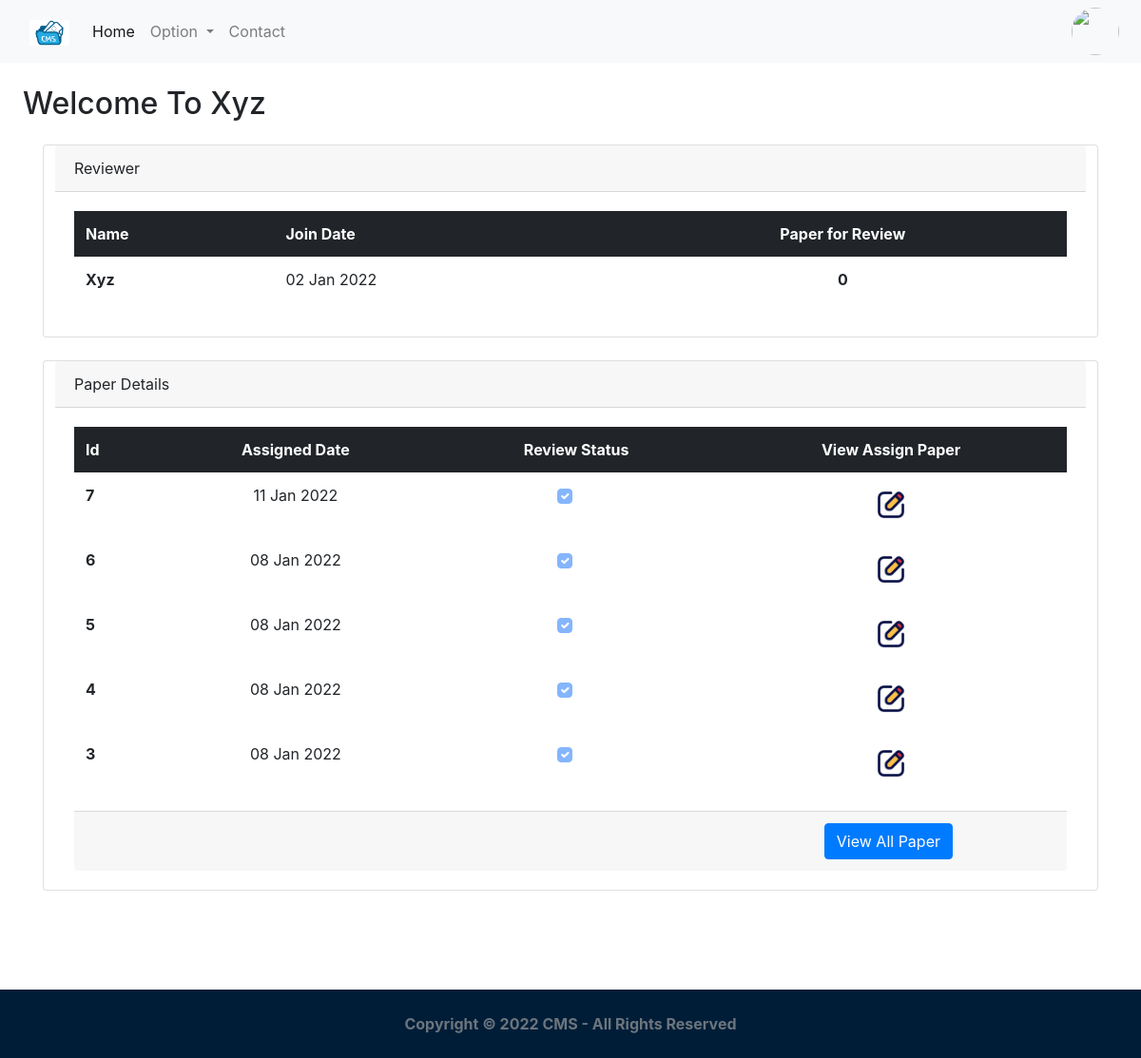
The app's page /feed/dashboard (signed in), older data.
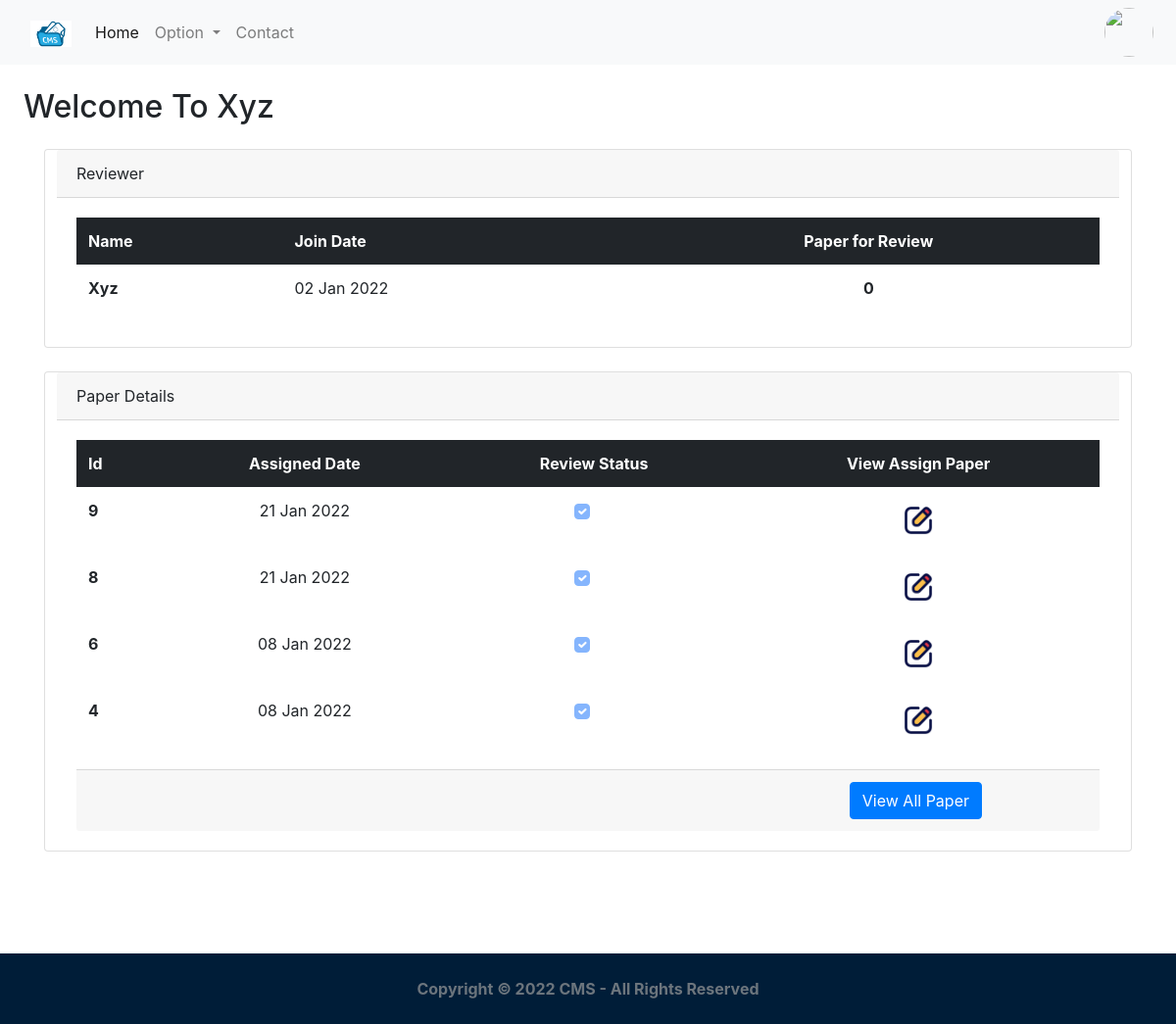
The same page, newer data.
### core/models.py (models this page shows, shortened)
class PaperAssign(models.Model):
	review = models.ForeignKey(Reviewer,related_name='assigned_paper',on_delete=models.CASCADE)
	created_on = models.DateTimeField(auto_now_add=True)
	updated_on = models.DateTimeField(auto_now=True)
	assign_paper = models.OneToOneField(Paper,related_name='paper_assign',on_delete=models.CASCADE)
	is_review = models.BooleanField(default=False)
	class Meta:
		ordering = ['-created_on']

### core/views.py (the view, shortened to what this page needs)
# urls.py: path('feed/dashboard',login_required(Userhomepage.as_view()),name='home_view'),
class Userhomepage(View):
	template_name='core/feed.html'
	template_name1='core/reviewer.html'
	def get(self,request):
		if Reviewer.objects.filter(user=request.user).exists():
			obj=PaperAssign.objects.filter(review=request.user.reviewer.id)
			pp=obj.exists()
			if pp:
				obj=PaperAssign.objects.filter(review=request.user.reviewer.id)
				result=PaperAssign.objects.filter(Q(review=request.user.reviewer.id) & Q(is_review=False)).values_list('is_review',flat=True).aggregate(total=Count('is_review'))
				obj1=request.user.reviewer.assigned_paper.select_related('assign_paper').annotate(paper=F('assign_paper')).values_list('paper',flat=True)
				context={'mylist': zip(obj, obj1),'result':result}
				return render(request,self.template_name1,context)
			messages.error(request,"No Any Paper Assigned !",extra_tags="error")
			return render(request,self.template_name1)

### core/templates/core/reviewer.html (shortened to what this page needs)
{% extends 'core/base1.html' %}
{% load static %}
{% block content %}
<h2 class="m-4">Welcome To {{request.user.full_name|title}}</h2>
<div class="container">
    <div class="row my-4 mx-auto">
        <div class="card">
          <div class="card-header">
            Reviewer
          </div>
          <div class="card-body ">
            <div class="table-responsive">
              <table class="table  table-borderless">
                <thead class="table-dark">
                  <tr>
                    <th scope="col">Name</th>
                    <th scope="col" >Join Date</th>
                    <th scope="col" class="text-center">Paper for Review</th>
                  </tr>
                </thead>
                <tbody>
                  <tr>
                    <th scope="row">{{request.user.full_name|title}}</th>
                    <td>{{request.user.created_on|date:"d M Y"}}</td>
                    <td class="text-center"><strong>{{result.total}}</strong></td>
                  </tr>
                </tbody>
              </table>
              </div>
          </div>
        </div>
    </div>
    <div class="row my-4 mx-auto">
        <div class="card">
          <div class="card-header">
            Paper Details
          </div>
          <div class="card-body">
            <table class="table  table-borderless">
              <thead class="table-dark">
                <tr>
                  <th scope="col">Id</th>
                  <th scope="col" class="text-center">Assigned Date</th>
                  <th scope="col" class="text-center">Review Status</th>
                  <th scope="col"  class="text-center">View Assign Paper</th>
                </tr>
              </thead>
              <tbody>
                {% for x,y in mylist %}
                <tr>
                  <th scope="row">{{x.id}}</th>
                  <td class="text-center">{{x.created_on|date:"d M Y"}}</td>
                  <td class="text-center">
                    {% if x.is_review %}
                      <input class="form-check-input " type="checkbox"  checked disabled>
                    {% else %}
                    <input class="form-check-input " type="checkbox"  disabled>
                    {% endif %}
                  </td>
                  <td class="text-center"><a href="{% url 'update_review_view' y %}"  target="_blank_" class="btn  "><img src="{% static 'image/edit.png' %}" width="30px" height="30px"></a></td>
                </tr>
                {% endfor %}
                </tbody>
            </table>
            <div class="card-footer text-right">
              <a class="btn btn-primary" href="{% url 'view_all_view' %}" style="margin-right: 100px;">View All Paper</a>
            </div>
          </div>
        </div>
    </div>
</div>
<div style="height:10vh;">
    </div>
{% endblock %}

Row changes from the older to the newer data that the page shows:
removed PaperAssign: id "7", created_on "11 Jan 2022"
removed PaperAssign: id "5", created_on "08 Jan 2022"
removed PaperAssign: id "3", created_on "08 Jan 2022"
added PaperAssign: id "9", created_on "21 Jan 2022"
added PaperAssign: id "8", created_on "21 Jan 2022"
